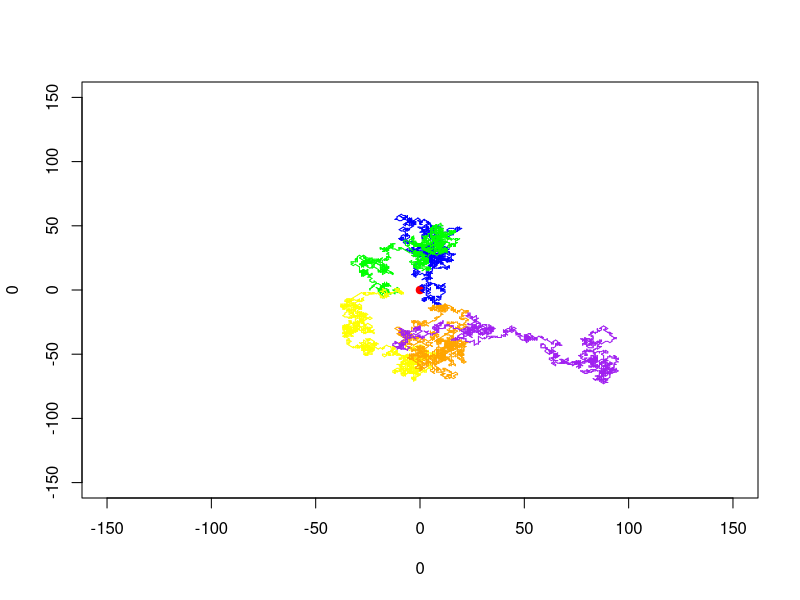

The R script that drew this image:
## ---- chunk 1
library(ggplot2)
## ---- chunk 2
options <- list(
    c(0, 0),
    c(1, 0),
    c(0, 1),
    c(-1, 0),
    c(0, -1),
    c(1, 1),
    c(-1, -1),
    c(-1, 1),
    c(1, -1)
)

plot(0, 0, xlim = c(-150, 150), ylim = c(-150, 150), col = "red", pch = 19)

simulate_random_walk <- function(k, n) {
    state <- k
    counter <- 0
    color <- "blue"

    for (i in 1:n) {
        if (i == 0.2 * n) {
            color <- "green"
        }
        if (i == 0.4 * n) {
            color <- "yellow"
        }
        if (i == 0.6 * n) {
            color <- "orange"
        }
        if (i == 0.8 * n) {
            color <- "purple"
        }

        move <- sample(options, 1)[[1]]
        state_old <- state
        state <- state + move
        lines(c(state[1], state_old[1]), c(state[2], state_old[2]), col = color)

        if (state[1] == 0 & state[2] == 0) {
            counter <- counter + 1
        }
    }
    cat("Walked back home", counter, "times")
}
## ---- chunk 3
k <- c(0, 0)
n <- 10000

simulate_random_walk(k, n)
## ---- chunk 4


## ---- chunk 5


## ---- chunk 6


## ---- chunk 7


## ---- chunk 8


## ---- chunk 9
